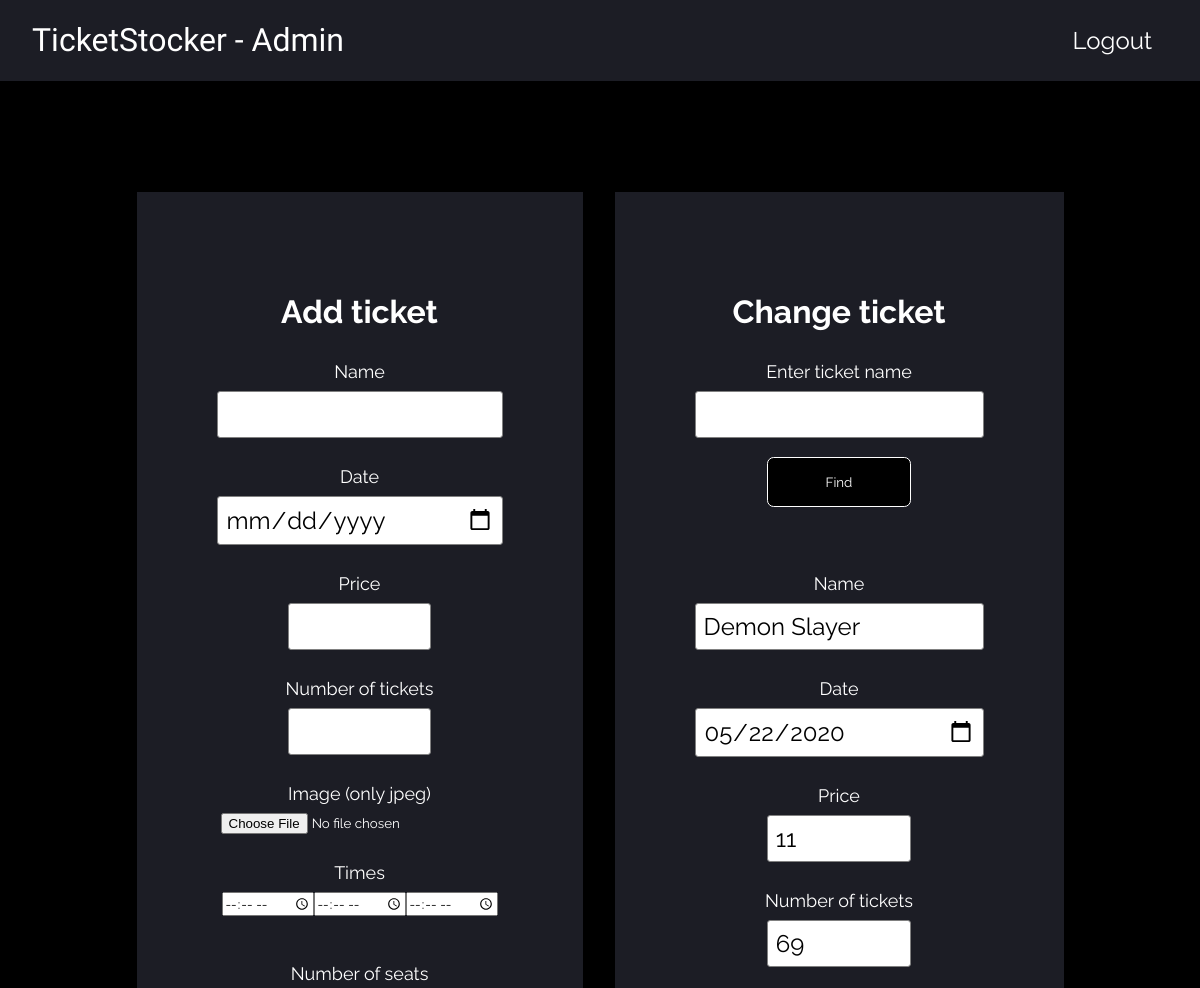
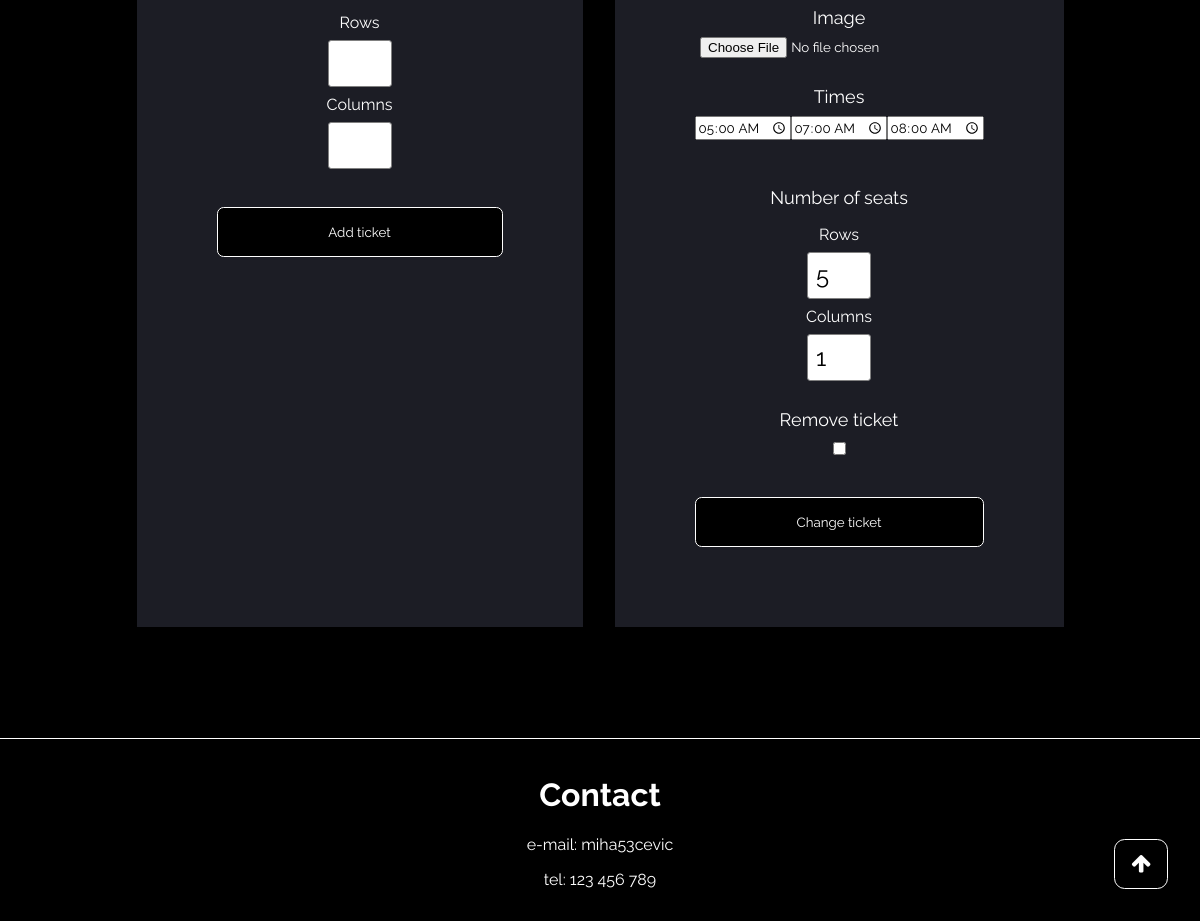
The page /admin/admin.php?change_ticket_name=Demon Slayer on the database its author committed (2 pictures, top to bottom).
### tables this page shows
CREATE TABLE `ticket` (
  `id` int(11) NOT NULL,
  `name` varchar(255) NOT NULL,
  `date` date NOT NULL,
  `price` int(11) NOT NULL
);

CREATE TABLE `ticket_num` (
  `id` int(11) NOT NULL,
  `ticket_num` int(11) NOT NULL
);

CREATE TABLE `times` (
  `id` int(11) NOT NULL,
  `time1` time NOT NULL,
  `time2` time DEFAULT NULL,
  `time3` time DEFAULT NULL
);

CREATE TABLE `seats` (
  `id` int(11) NOT NULL,
  `row` int(11) NOT NULL,
  `col` int(11) NOT NULL
);

### src/includes/utils.php (called while the page is built, shortened)
<?php
require_once 'SqlHandler.php';
function sql_data_exists($handler) {
    return count($handler->data) > 0;
}
?>

### src/includes/SqlHandler.php (called while the page is built, shortened)
<?php
    class SqlHandler {
        public $mysqli;
        function __construct($ip, $user, $pass, $database) {
            $this->mysqli = mysqli_connect($ip, $user, $pass, $database);
        }
        function querry($sql, $read) {
            $result = mysqli_query($this->mysqli, $sql);
            return true;
        }
    };
?>

### src/admin/admin.php (the view, shortened to what this page needs)
<?php
    if (!empty($_GET)) {
        $name = $_GET["change_ticket_name"];
        require_once '../includes/utils.php';
        $handler = createSqlHandler();
        $handler->querry("SELECT id FROM ticket WHERE ticket.name = '$name'", true);
        if (sql_data_exists($handler)) {
            $id = $handler->data[0]['id'];
            $handler->querry("SELECT * FROM ticket, seats, ticket_num, times WHERE ticket.id = '$id' AND seats.id = '$id' AND ticket_num.id = '$id' AND times.id = '$id'", true);
        }
        if (sql_data_exists($handler)) {
            $exists = true;
            $date = $handler->data[0]['date'];
            $price = $handler->data[0]['price'];
            $ticket_num = $handler->data[0]['ticket_num'];
            $ticket_time1 = $handler->data[0]['time1'];
            $ticket_time2 = $handler->data[0]['time2'];
            $ticket_time3 = $handler->data[0]['time3'];
            $ticket_row = $handler->data[0]['row'];
            $ticket_col = $handler->data[0]['col'];
        } else {
            $exists = false;
        }
    }
?>
<!DOCTYPE html>
<html lang="en">
<head>
    <link rel='stylesheet' href='https://cdnjs.cloudflare.com/ajax/libs/font-awesome/4.7.0/css/font-awesome.min.css'>
    <link rel="stylesheet" href="../main.css">
</head>
<body>
    <a href="#top" class="fa fa-arrow-up fa-lg top-icon button"></a>
    <main class="main">
        <header class="header bg-sec-colour">
            <h1 class="header-title"> <a href="../index.php" class="header-title">TicketStocker - Admin</a> </h1>
            <a class="header-item" href="../login.php">Logout</a>
        </header>
        <br><br><br><br><br>
        <div class="row">
            <div class="container bg-sec-colour" style="color: white;">
                <div class="content paddingL">
                    <form action='../server_requests/add_ticket.php' method='POST' enctype='multipart/form-data'>
                        <h1 style="color: white;">Add ticket</h1>
                        <p class="pHeader">Name</p>
                        <input class="text-field" type="text" name='ticket_name' required><br><br>
                        <p class="pHeader">Date</p>
                        <input class="text-field" type="date" name='ticket_date' required><br><br>
                        <p class="pHeader">Price</p>
                        <input class="text-field w50" type="number" name='ticket_price'>
                        <br><br>
                        <p class="pHeader">Number of tickets</p>
                        <input class="text-field w50" type="text" name='ticket_num' required><br><br>
                        <p class="pHeader">Image (only jpeg)</p>
                        <input type="file" accept="image/jpeg" name='ticket_img' id='ticket_img' required><br><br>
                        <p class="pHeader">Times</p>
                        <div class="row justify-content-center">
                            <input type="time" name='ticket_time1'>
                            <input type="time" name='ticket_time2'>
                            <input type="time" name='ticket_time3'>
                        </div><br><br>
                        <p class="pHeader">Number of seats</p>
                        <p class="pText">Rows</p>
                        <input type="number" class="text-field" style="width: 4rem;" name='ticket_row' required>
                        <p class="pText">Columns</p>
                        <input type="number" class="text-field" style="width: 4rem;" name='ticket_col' required>
                        <br><br><br>
                        <input type='submit' class="button w100" value='Add ticket'></input>
                </div>
            </div>
            <div class="container bg-sec-colour" style="color: white;">
                <div class="content paddingL">
                    <form action='' method='GET'>
                        <h1 style="color: white;">Change ticket</h1>
                        <p class="pHeader">Enter ticket name</p>
                        <input class="text-field w100" type="text" name='change_ticket_name'><br><br>
                        <input type="submit" value='Find' class="button w50">
                    </form><br><br><br>
                    <?php
                        if (isset($exists) && $exists) {
                            printf('<form action="../server_requests/change_ticket.php" method="POST" enctype="multipart/form-data">');
                            printf('<p class="pHeader">Name</p>');
                            printf('<input class="text-field" type="text" name="ticket_name" value="%s"><br><br>', $name);
                            printf('<p class="pHeader">Date</p>');
                            printf('<input class="text-field" type="date" name="ticket_date" value="%s"><br><br>', $date);
                            printf('<p class="pHeader">Price</p>');
                            printf('<input class="text-field w50" type="number" name="ticket_price" value="%s">', $price);
                            printf('<br><br>');
                            printf('<p class="pHeader">Number of tickets</p>');
                            printf('<input class="text-field w50" type="text" name="ticket_num" value="%s"><br><br>', $ticket_num);
                            printf('<p class="pHeader">Image</p>');
                            printf('<input type="file" accept="image/jpeg" name="ticket_img"><br><br>');
                            printf('<p class="pHeader">Times</p>');
                            printf('<div class="row justify-content-center">');
                            printf('<input type="time" name="ticket_time1" value="%s">', $ticket_time1);
                            printf('<input type="time" name="ticket_time2" value="%s">', $ticket_time2);
                            printf('<input type="time" name="ticket_time3" value="%s">', $ticket_time3);
                            printf('</div><br><br>');
                            printf('<p class="pHeader">Number of seats</p>');
                            printf('<p class="pText">Rows</p>');
                            printf('<input type="number" class="text-field" style="width: 4rem;" name="ticket_row" value="%s">', $ticket_row);
                            printf('<p class="pText">Columns</p>');
                            printf('<input type="number" class="text-field" style="width: 4rem;" name="ticket_col" value="%s">', $ticket_col);
                            printf('<br><br>');
                            printf('<p class="pHeader">Remove ticket</p>');
                            printf('<input type="checkbox" name="ticket_remove">');
                            printf('<br><br><br>');
                            printf('<input type="hidden" name="id" value="%s">', $id);
                            printf('<input type="submit" class="button w100" value="Change ticket"></input>');
                            printf('</form>');
                        } else if (isset($exists) && !$exists) {
                            print('<p style="color: red"> Ticket does not exist! </p>');
                        }
                    ?>
                </div>
            </div>
        </div>
        <br><br><br><br><br>
        <?php
            include 'includes/footer.php'
        ?>
    </main>
</html>

### src/main.css (style rules this page uses)
* { box-sizing: border-box; font-family: Raleway; }
body { margin: 0; background-color: black; }
html { scroll-behavior: smooth; }
.main { display: flex; flex-direction: column; align-items: center; transition: margin-right 0.5s; }
.header { display: flex; flex-direction: row; width: 100%; text-align: center; background-color: transparent; padding: 0 2rem 0 2rem; }
.header-title { color: white; flex: 1; text-align: left; font-family: "Allerta Stencil"; font-weight: normal; text-decoration: none; }
.header-item { text-decoration: none; color: white; padding: 1rem; align-self: center; font-size: x-large; }
.button { background-color: black; border: 0; color: white; padding: 1rem; border-radius: 0.5em; border: 1px solid white; text-decoration: none; }
.top-icon { text-decoration: none; position: fixed; right: 2rem; bottom: 2rem; z-index: 2; }
.pHeader { padding: 0.5em; font-size: large; margin: 0; color: white; }
.pText { padding: 0.5em; font-size: medium; margin: 0; color: white; }
.text-field { border: 1px solid grey; border-radius: 0.2rem; font-size: x-large; padding: 0.5rem; width: 100%; }
.container { display: flex; flex-direction: column; margin: 1rem; background-color: #1C1D25; }
.content { padding: 1rem; text-align: center; }
.row { display: flex; flex-direction: row; }
.justify-content-center { justify-content: center; }
.bg-sec-colour { background-color: #1C1D25; }
.w100 { width: 100%; }
.w50 { width: 50%; }
.paddingL { padding: 5rem; }

### rows shown on the page
ticket: ticket_date "05/22/2020", ticket_price "11", ticket_num "69", ticket_time1 "05:00:00", ticket_time2 "07:00:00", ticket_time3 "08:00:00", ticket_row "5", ticket_col "1"
